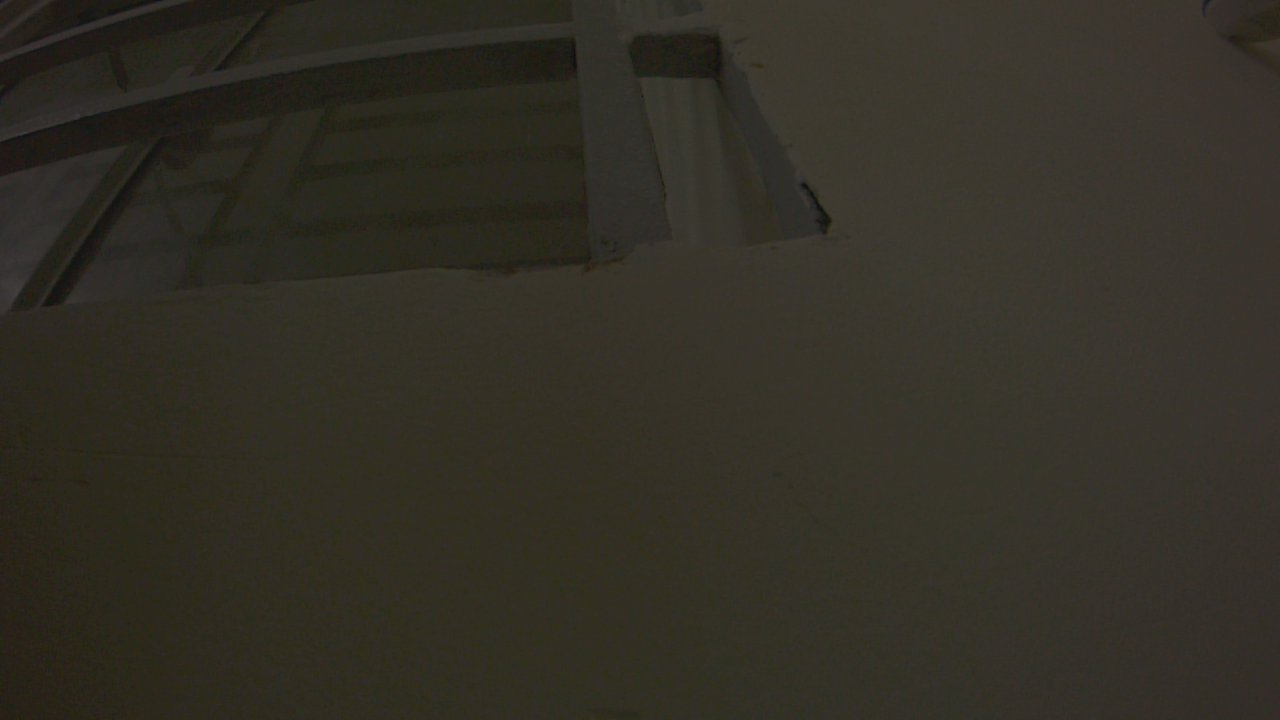
#> input picture 01-HieuMe/test_cam.jpg, 1280 x 720 px
$ python -i floor_ipm.py   (imports and definitions only)
#> lines starting #> are read from the running program, lines starting #| are printed output that depends on the picture; after the words box and inside, x2 and y2 are one past the last pixel; in counts of white or black regions, pixels touching at a corner belong together
#> further down, picture is the input picture: shape (720, 1280, 3); mean B, G, R 37.5, 47.1, 50.4
#!/usr/bin/env python3
# -*- coding: utf-8 -*-
"""
Floor Inverse Perspective Mapping (IPM) & Blind Spot Compensator
=================================================================
CS532 - Advanced AI Robotics (Module Computer Vision - Hieu Me)
Academic Standards & Engineering Details:
  - Biến đổi phối cảnh ngược (IPM) chuyển ảnh camera nghiêng thành Bird's-Eye View (BEV).
  - Giải quyết bài toán điểm mù LiDAR D500 ở độ cao z < 16cm (dây điện, dép, gờ cửa, sách...).
  - Chiếu tọa độ pixel (u, v) sang tọa độ mét thực 2D (X, Y) trong Robot Frame {R}:
      + Trục +X: Hướng tới trước (m)
      + Trục +Y: Sang trái (m)
      + Trục -Y: Sang phải (m)
  - Bảo vệ 100% chống lỗi chia cho 0 (Division-by-Zero Protection khi Z_cam < 1e-6).
  - Bộ lọc làm mượt thời gian Temporal Smoothing Filter (EMA alpha=0.65, min_hits=2, reflex <0.35m).
"""

import os
import sys
import json
import math
from typing import List, Tuple, Dict, Optional, Union, Any
import numpy as np
import cv2


class TemporalObstacleFilter:
    """
    Bộ lọc làm mượt thời gian (Temporal Smoothing & Track Persistence)
    cho các điểm vật cản sàn (low_obstacles):
      - Triệt tiêu nhấp nháy (flickering) do rung lắc khung gầm JetBot.
      - Exponential Moving Average (EMA) 2D: X_t = alpha * X_new + (1 - alpha) * X_old.
      - Xác nhận vật cản chỉ khi xuất hiện liên tục >= min_hits frames.
      - Phản ứng khẩn cấp: nếu cự ly < 0.35m thì kích hoạt né ngay (min_hits = 1).
    """

    def __init__(
        self,
        alpha: float = 0.65,
        min_hits: int = 2,
        max_age: int = 3,
        match_dist_m: float = 0.15
    ):
        self.alpha = float(alpha)
        self.min_hits = int(min_hits)
        self.max_age = int(max_age)
        self.match_dist_m = float(match_dist_m)
        self.tracks: List[Dict[str, Any]] = []

    def update(self, detected_points: List[List[float]]) -> List[List[float]]:
        # 1. Tăng tuổi thọ age cho mọi track hiện có
        for trk in self.tracks:
            trk["age"] += 1

        matched_tracks = set()
        for pt in detected_points:
            px, py = float(pt[0]), float(pt[1])
            best_idx = -1
            best_dist = 999.0

            for idx, trk in enumerate(self.tracks):
                if idx in matched_tracks:
                    continue
                d = math.hypot(px - trk["pos"][0], py - trk["pos"][1])
                if d < self.match_dist_m and d < best_dist:
                    best_dist = d
                    best_idx = idx

            if best_idx >= 0:
                trk = self.tracks[best_idx]
                trk["pos"][0] = round(self.alpha * px + (1.0 - self.alpha) * trk["pos"][0], 3)
                trk["pos"][1] = round(self.alpha * py + (1.0 - self.alpha) * trk["pos"][1], 3)
                trk["hits"] += 1
                trk["age"] = 0
                matched_tracks.add(best_idx)
            else:
                self.tracks.append({
                    "pos": [round(px, 3), round(py, 3)],
                    "hits": 1,
                    "age": 0
                })

        # 2. Xóa các track quá hạn
        self.tracks = [trk for trk in self.tracks if trk["age"] <= self.max_age]

        # 3. Trích xuất các track đã được xác nhận
        confirmed = []
        for trk in self.tracks:
            dist_to_robot = math.hypot(trk["pos"][0], trk["pos"][1])
            if trk["hits"] >= self.min_hits or dist_to_robot < 0.35:
                confirmed.append([trk["pos"][0], trk["pos"][1]])

        confirmed.sort(key=lambda p: math.hypot(p[0], p[1]))
        return confirmed

    def reset(self):
        self.tracks.clear()


class FloorIPMTransformer:
    """Class biến đổi phối cảnh ngược và định vị vật cản sàn sang tọa độ mét robot."""

    def __init__(self, config_path: Optional[str] = None):
        self.config_path = config_path or self._locate_default_config()
        self.config = self._load_config()

        # Thông số camera
        cam_cfg = self.config.get("camera", {})
        self.img_w = int(cam_cfg.get("width", 640))
        self.img_h = int(cam_cfg.get("height", 480))
        self.fov_deg = float(cam_cfg.get("fov_deg", 160.0))
        self.mount_height_m = float(cam_cfg.get("mount_height_m", 0.12))
        self.nominal_pitch_deg = float(cam_cfg.get("pitch_angle_deg", 20.0))
        self.pitch_deg = self.nominal_pitch_deg

        # Kích thước ảnh BEV
        ipm_cfg = self.config.get("ipm", {})
        bev_sz = ipm_cfg.get("bev_size", [300, 300])
        self.bev_w = int(bev_sz[0])
        self.bev_h = int(bev_sz[1])

        # Vùng thực tế mặt sàn hiệu chuẩn
        real_rect = ipm_cfg.get("ground_rect_real_m", {})
        self.rect_width_m = float(real_rect.get("width_m", 0.50))
        self.rect_length_m = float(real_rect.get("length_m", 0.50))
        self.dist_from_base_m = float(real_rect.get("distance_from_base_m", 0.15))

        # Phạm vi không gian BEV (Robot Frame mét)
        self.bev_x_min = 0.0
        self.bev_x_max = 2.00
        self.bev_y_min = -0.75
        self.bev_y_max = 0.75

        # 4 điểm gốc hình thang trên ảnh camera
        self.base_raw_src = ipm_cfg.get("source_points", [
            [128.0, 408.0],
            [512.0, 408.0],
            [608.0, 470.0],
            [32.0, 470.0]
        ])

        # Cấu hình lọc vật cản thấp (< 16cm)
        low_cfg = self.config.get("low_obstacle_filter", {})
        self.min_area_px = int(low_cfg.get("min_contour_area_px", 50))
        self.max_area_px = int(low_cfg.get("max_contour_area_px", 8000))
        self.max_ground_height_cm = float(low_cfg.get("max_ground_height_cm", 16.0))

        # Khởi tạo bộ lọc thời gian Temporal Filter
        temp_cfg = self.config.get("temporal_filter", {})
        if temp_cfg.get("enabled", True):
            self.temporal_filter = TemporalObstacleFilter(
                alpha=float(temp_cfg.get("alpha", 0.65)),
                min_hits=int(temp_cfg.get("min_hits", 2)),
                max_age=int(temp_cfg.get("max_age_frames", 3)),
                match_dist_m=float(temp_cfg.get("match_dist_m", 0.15))
            )
        else:
            self.temporal_filter = None

        self._recompute_homography()

    def _locate_default_config(self) -> str:
        base_dir = os.path.dirname(os.path.dirname(os.path.abspath(__file__)))
        candidates = [
            os.path.join(base_dir, "config", "camera_config.json"),
            os.path.join(base_dir, "camera_config.json"),
        ]
        for c in candidates:
            if os.path.exists(c):
                return c
        return candidates[0]

    def _load_config(self) -> Dict[str, Any]:
        if os.path.exists(self.config_path):
            try:
                with open(self.config_path, "r", encoding="utf-8") as f:
#> (reads 01-HieuMe/camera_config.json from the repository)
                    return json.load(f)
            except Exception as e:
                print(f"[WARN] Không đọc được config {self.config_path}: {e}")
        return {}

    def _recompute_homography(self):
        """Tính ma trận H và H_metric theo góc pitch camera."""
        delta_pitch_deg = self.pitch_deg - self.nominal_pitch_deg
        fy = (self.img_h / 2.0) / max(math.tan(math.radians(45.0)), 1e-4)
        delta_v = fy * math.tan(math.radians(delta_pitch_deg))

        adjusted_src = []
        for pt in self.base_raw_src:
            adj_u = pt[0]
            adj_v = np.clip(pt[1] - delta_v, 280.0, self.img_h - 1)
            adjusted_src.append([adj_u, adj_v])
        self.src_pts = np.float32(adjusted_src)

        x_far = self.dist_from_base_m + self.rect_length_m
        x_near = self.dist_from_base_m
        y_half = self.rect_width_m / 2.0

        self.ground_metric_pts = np.float32([
            [x_far, y_half],
            [x_far, -y_half],
            [x_near, -y_half],
            [x_near, y_half]
        ])

        # Ma trận Homography trực tiếp: Image Pixel (u, v) -> Robot Metric (X, Y)
        self.H_metric = cv2.getPerspectiveTransform(self.src_pts, self.ground_metric_pts)
        try:
            self.H_metric_inv = np.linalg.inv(self.H_metric)
        except np.linalg.LinAlgError:
            self.H_metric_inv = np.eye(3, dtype=np.float32)

        # Ma trận Homography tạo ảnh BEV
        dst_bev = []
        for pt in self.ground_metric_pts:
            xm, ym = pt[0], pt[1]
            bx = (self.bev_y_max - ym) / (self.bev_y_max - self.bev_y_min) * float(self.bev_w)
            by = (self.bev_x_max - xm) / (self.bev_x_max - self.bev_x_min) * float(self.bev_h)
            dst_bev.append([bx, by])
        self.dst_pts = np.float32(dst_bev)

        self.H = cv2.getPerspectiveTransform(self.src_pts, self.dst_pts)
        try:
            self.H_inv = np.linalg.inv(self.H)
        except np.linalg.LinAlgError:
            self.H_inv = np.eye(3, dtype=np.float32)

    # [4 lines left out: function update_pitch_deg, not called in this run]

    def warp_to_bev(self, image: np.ndarray) -> np.ndarray:
        """Biến đổi phối cảnh sang ảnh Bird's-Eye View (BEV)."""
        return cv2.warpPerspective(image, self.H, (self.bev_w, self.bev_h))

    # [47 lines left out: functions pixel_to_bev, bev_to_robot_metric, image_pixel_to_robot_metric, batch_image_pixels_to_robot_metric, not called in this run]

    # Alias tương thích
    batch_pixels_to_robot_metric = batch_image_pixels_to_robot_metric

    # [47 lines left out: function extract_low_obstacles_from_mask, not called in this run]

    def segment_floor_obstacles(
        self,
        frame: np.ndarray,
        detections: Optional[List[Dict[str, Any]]] = None,
        min_contrast: float = 18.0,
        apply_filter: bool = True
    ) -> Tuple[np.ndarray, List[Dict[str, Any]]]:
        """
        Phân đoạn thích ứng vật cản sàn (< 16cm) trong vùng mù LiDAR:
          - Tự động lấy mẫu màu sàn nền (Floor Baseline) từ dải chân trước xe (y in [h-30, h-5]).
          - Tính độ tương phản sai lệch (Contrast Difference) thích ứng với mọi màu sàn và điều kiện chiếu sáng.
          - Áp dụng Otsu thresholding tự động điều chỉnh ngưỡng tách vật cản.
          - Loại bỏ vùng Bounding Box của người/ghế đã được YOLO nhận diện.
          - Trích xuất danh sách chi tiết: Tọa độ mét robot, Bounding box pixel, điểm tiếp xúc sàn, và contour.
        """
#> called with min_contrast = 18, apply_filter = True
        h, w = frame.shape[:2]
#> h = 720; w = 1280
        roi_y_start = int(h * 0.65)
#> roi_y_start = 468
        roi = frame[roi_y_start:h, 0:w]
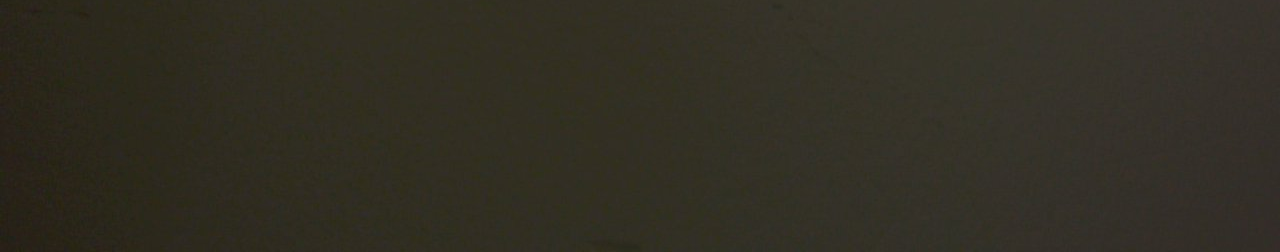
#> roi: shape (252, 1280, 3); mean B, G, R 35.6, 46.4, 49.8

        gray_roi = cv2.cvtColor(roi, cv2.COLOR_BGR2GRAY)
        blurred = cv2.GaussianBlur(gray_roi, (5, 5), 0)

        # 1. Đo màu sàn chuẩn (Baseline) từ dải sát mũi xe (bottom 25px)
        baseline_sample = blurred[max(0, blurred.shape[0] - 25):blurred.shape[0] - 5, :]
        if baseline_sample.size > 0:
            floor_baseline = float(np.median(baseline_sample))
#> floor_baseline = 46
        else:
            floor_baseline = float(np.median(blurred))

        diff = cv2.absdiff(blurred, int(floor_baseline))
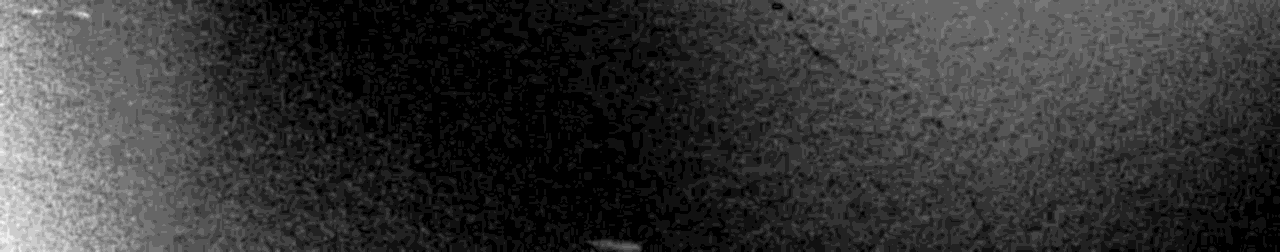
#> diff: shape (252, 1280); min 0, max 15, mean 3.13; drawn with min black and max white

        # 2. Ngưỡng phân tách Otsu thích ứng
        otsu_val, binary = cv2.threshold(diff, 0, 255, cv2.THRESH_BINARY + cv2.THRESH_OTSU)
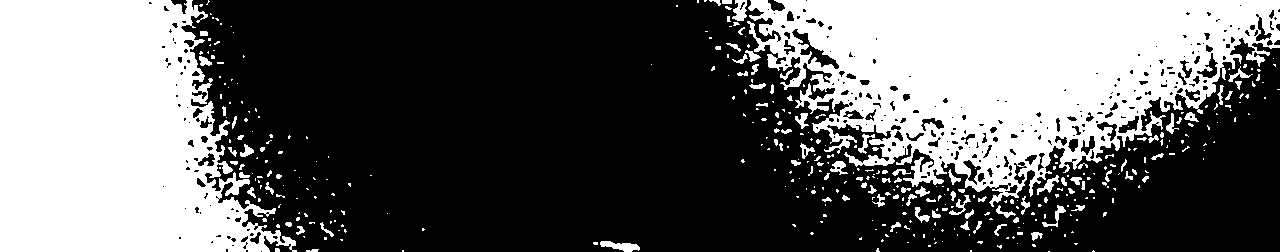
#> binary: shape (252, 1280); 38.5% white; 400 white regions (299 under 20 px), largest, box (x1, y1, x2, y2) and area: (747, 0, 1280, 207) 62708, (0, 0, 297, 252) 54538, (600, 241, 640, 252) 256
#> otsu_val = 3

        # Nếu độ lệch Otsu quá nhỏ (< min_contrast), mặt sàn đồng nhất -> không có vật cản
        if otsu_val < min_contrast:
            binary = np.zeros_like(binary)
        else:
            # Lọc nhiễu muối tiêu và kết nối các mảnh vỡ của vật thể
            kernel_open = cv2.getStructuringElement(cv2.MORPH_RECT, (3, 3))
            kernel_close = cv2.getStructuringElement(cv2.MORPH_RECT, (7, 7))
            binary = cv2.morphologyEx(binary, cv2.MORPH_OPEN, kernel_open)
            binary = cv2.morphologyEx(binary, cv2.MORPH_CLOSE, kernel_close)

        full_mask = np.zeros((h, w), dtype=np.uint8)
        full_mask[roi_y_start:h, 0:w] = binary
#> full_mask: shape (720, 1280); every value is 0

        # 3. Loại trừ BBox các vật thể lớn (person, chair...) từ YOLO
        if detections:
            for det in detections:
                b = det.get("bbox", [0, 0, 0, 0])
                bx1, by1, bx2, by2 = int(b[0]), int(b[1]), int(b[2]), int(b[3])
                full_mask[max(0, by1):min(h, by2), max(0, bx1):min(w, bx2)] = 0

        # 4. Trích xuất contours và tọa độ mét
        contours, _ = cv2.findContours(full_mask, cv2.RETR_EXTERNAL, cv2.CHAIN_APPROX_SIMPLE)
#> contours = []
        candidates = []
        raw_pts = []

        for cnt in contours:
            area = cv2.contourArea(cnt)
            if area < self.min_area_px or area > self.max_area_px:
                continue

            pts = cnt.reshape(-1, 2)
            u_center = float(np.mean(pts[:, 0]))
            v_bottom = float(np.max(pts[:, 1]))

            # Chỉ xét vật cản nằm trong vùng quan sát mặt sàn
            if v_bottom < float(h) * 0.60:
                continue

            xm, ym = self.image_pixel_to_robot_metric(u_center, v_bottom)
            if xm < 900.0:
                bx, by, bw, bh = cv2.boundingRect(cnt)
                raw_pts.append([xm, ym])
                candidates.append({
                    "metric": [xm, ym],
                    "bbox": [bx, by, bx + bw, by + bh],
                    "contact_px": (int(u_center), int(v_bottom)),
                    "distance_m": round(math.hypot(xm, ym), 2),
                    "area_px": int(area),
                    "contour": cnt
                })
#> after the loop, candidates = []; raw_pts = []

        # 5. Lọc mượt thời gian Temporal Smoothing Filter
        if apply_filter and self.temporal_filter is not None:
            confirmed_points = self.temporal_filter.update(raw_pts)
#> confirmed_points = []
            confirmed_obs = []
            for c in candidates:
                cx, cy = c["metric"]
                if any(math.hypot(cx - px, cy - py) < 0.15 for px, py in confirmed_points):
                    confirmed_obs.append(c)
#> after the loop, confirmed_obs = []
            candidates = confirmed_obs

        candidates.sort(key=lambda d: d["distance_m"])
        return full_mask, candidates


# [79 lines left out: function draw_bev_radar, not called in this run]

>>> import cv2
>>> picture = cv2.imread('../test_cam.jpg')
>>> result = FloorIPMTransformer().segment_floor_obstacles(picture)
